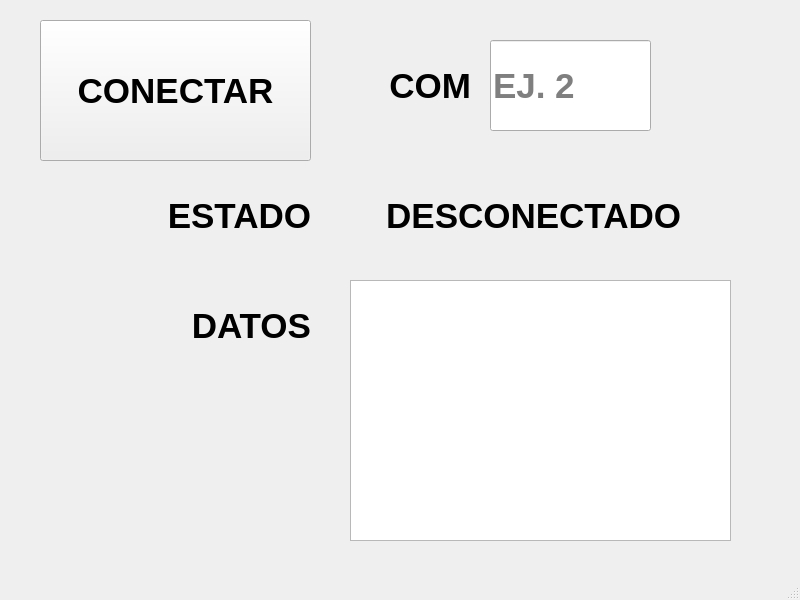
<?xml version="1.0" encoding="UTF-8"?>
<ui version="4.0">
 <class>MainWindow</class>
 <widget class="QMainWindow" name="MainWindow">
  <property name="geometry">
   <rect>
    <x>0</x>
    <y>0</y>
    <width>800</width>
    <height>600</height>
   </rect>
  </property>
  <property name="windowTitle">
   <string>MainWindow</string>
  </property>
  <widget class="QWidget" name="centralwidget">
   <widget class="QLabel" name="label">
    <property name="geometry">
     <rect>
      <x>330</x>
      <y>50</y>
      <width>141</width>
      <height>71</height>
     </rect>
    </property>
    <property name="font">
     <font>
      <pointsize>26</pointsize>
      <weight>75</weight>
      <bold>true</bold>
     </font>
    </property>
    <property name="layoutDirection">
     <enum>Qt::LeftToRight</enum>
    </property>
    <property name="text">
     <string>COM</string>
    </property>
    <property name="alignment">
     <set>Qt::AlignRight|Qt::AlignTrailing|Qt::AlignVCenter</set>
    </property>
   </widget>
   <widget class="QPushButton" name="btn_conexion">
    <property name="geometry">
     <rect>
      <x>40</x>
      <y>20</y>
      <width>271</width>
      <height>141</height>
     </rect>
    </property>
    <property name="font">
     <font>
      <pointsize>26</pointsize>
      <weight>75</weight>
      <bold>true</bold>
     </font>
    </property>
    <property name="text">
     <string>CONECTAR</string>
    </property>
   </widget>
   <widget class="QLineEdit" name="txt_com">
    <property name="geometry">
     <rect>
      <x>490</x>
      <y>40</y>
      <width>161</width>
      <height>91</height>
     </rect>
    </property>
    <property name="font">
     <font>
      <pointsize>26</pointsize>
      <weight>75</weight>
      <bold>true</bold>
     </font>
    </property>
    <property name="placeholderText">
     <string>EJ. 2</string>
    </property>
   </widget>
   <widget class="QLabel" name="label_2">
    <property name="geometry">
     <rect>
      <x>40</x>
      <y>180</y>
      <width>271</width>
      <height>71</height>
     </rect>
    </property>
    <property name="font">
     <font>
      <pointsize>26</pointsize>
      <weight>75</weight>
      <bold>true</bold>
     </font>
    </property>
    <property name="layoutDirection">
     <enum>Qt::LeftToRight</enum>
    </property>
    <property name="text">
     <string>ESTADO</string>
    </property>
    <property name="alignment">
     <set>Qt::AlignRight|Qt::AlignTrailing|Qt::AlignVCenter</set>
    </property>
   </widget>
   <widget class="QLabel" name="txt_estado">
    <property name="geometry">
     <rect>
      <x>330</x>
      <y>180</y>
      <width>351</width>
      <height>71</height>
     </rect>
    </property>
    <property name="font">
     <font>
      <pointsize>26</pointsize>
      <weight>75</weight>
      <bold>true</bold>
     </font>
    </property>
    <property name="layoutDirection">
     <enum>Qt::LeftToRight</enum>
    </property>
    <property name="text">
     <string>DESCONECTADO</string>
    </property>
    <property name="alignment">
     <set>Qt::AlignRight|Qt::AlignTrailing|Qt::AlignVCenter</set>
    </property>
   </widget>
   <widget class="QLabel" name="label_3">
    <property name="geometry">
     <rect>
      <x>40</x>
      <y>290</y>
      <width>271</width>
      <height>71</height>
     </rect>
    </property>
    <property name="font">
     <font>
      <pointsize>26</pointsize>
      <weight>75</weight>
      <bold>true</bold>
     </font>
    </property>
    <property name="layoutDirection">
     <enum>Qt::LeftToRight</enum>
    </property>
    <property name="text">
     <string>DATOS</string>
    </property>
    <property name="alignment">
     <set>Qt::AlignRight|Qt::AlignTrailing|Qt::AlignVCenter</set>
    </property>
   </widget>
   <widget class="QListWidget" name="datosSensor">
    <property name="geometry">
     <rect>
      <x>350</x>
      <y>280</y>
      <width>381</width>
      <height>261</height>
     </rect>
    </property>
   </widget>
  </widget>
  <widget class="QMenuBar" name="menubar">
   <property name="geometry">
    <rect>
     <x>0</x>
     <y>0</y>
     <width>800</width>
     <height>22</height>
    </rect>
   </property>
  </widget>
  <widget class="QStatusBar" name="statusbar"/>
 </widget>
 <resources/>
 <connections/>
</ui>
